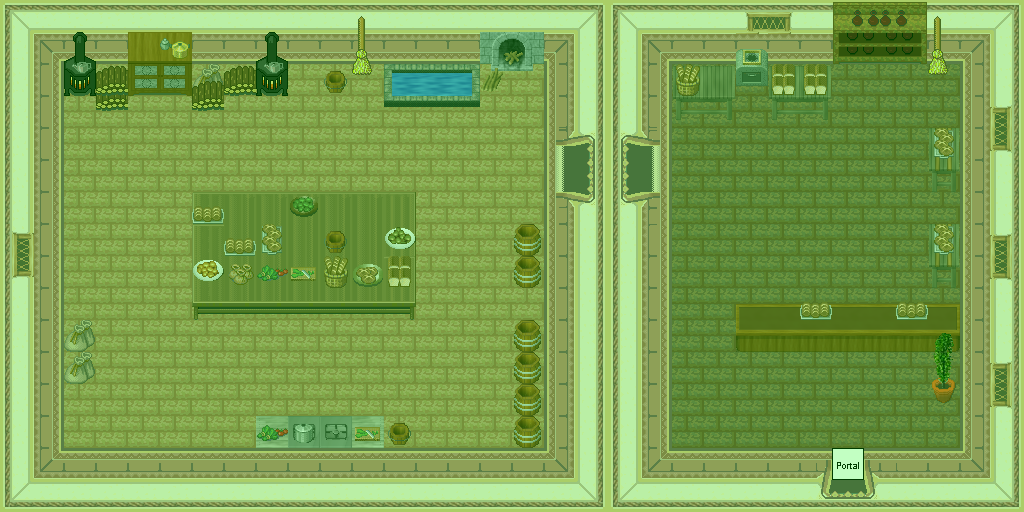

A 2D game scene composited from a Tiled map and its tileset images. What follows is a short description and the map's XML, with each tile layer's data collapsed to a summary:
An orthogonal 32x16 tile map with 32x32 px tiles, 7 tile layers (0_floor, 1_terrain, 2_object, 3_roof, ...), 1 hidden layer not drawn, 28 tilesets.

<map version="1.0" orientation="orthogonal" renderorder="right-down" width="32" height="16" tilewidth="32" tileheight="32" nextobjectid="1">
 <tileset firstgid="1" name="../../tileset/furniture/carpet/carpets_2.png" tilewidth="32" tileheight="32" tilecount="12" columns="4">
  <image source="../../tileset/furniture/carpet/carpets_2.png" trans="ff00ff" width="128" height="96" />
 </tileset>
 <tileset firstgid="13" name="../../tileset/building/wall/int_wall_pale.png" tilewidth="32" tileheight="32" tilecount="16" columns="2">
  <image source="../../tileset/building/wall/int_wall_pale.png" trans="ff00ff" width="64" height="256" />
 </tileset>
 <tileset firstgid="29" name="../../tileset/building/wall/int_wall_purple.png" tilewidth="32" tileheight="32" tilecount="20" columns="2">
  <image source="../../tileset/building/wall/int_wall_purple.png" trans="ff00ff" width="64" height="320" />
 </tileset>
 <tileset firstgid="49" name="../../tileset/furniture/kitchen/warmer.png" tilewidth="32" tileheight="32" tilecount="2" columns="1">
  <image source="../../tileset/furniture/kitchen/warmer.png" width="32" height="64" />
 </tileset>
 <tileset firstgid="51" name="../../tileset/item/logs.png" tilewidth="32" tileheight="32" tilecount="3" columns="1">
  <image source="../../tileset/item/logs.png" width="32" height="96" />
 </tileset>
 <tileset firstgid="54" name="../../tileset/furniture/table/table_with_hob.png" tilewidth="32" tileheight="32" tilecount="5" columns="5">
  <image source="../../tileset/furniture/table/table_with_hob.png" trans="ff00ff" width="160" height="32" />
 </tileset>
 <tileset firstgid="59" name="../../tileset/item/brush.png" tilewidth="32" tileheight="32" tilecount="3" columns="1">
  <image source="../../tileset/item/brush.png" width="32" height="96" />
 </tileset>
 <tileset firstgid="62" name="../../tileset/furniture/sink/dark_side_on.png" tilewidth="32" tileheight="32" tilecount="6" columns="3">
  <image source="../../tileset/furniture/sink/dark_side_on.png" trans="ff00ff" width="96" height="64" />
 </tileset>
 <tileset firstgid="68" name="../../tileset/item/pot/barrel.png" tilewidth="32" tileheight="32" tilecount="2" columns="1">
  <image source="../../tileset/item/pot/barrel.png" width="32" height="64" />
 </tileset>
 <tileset firstgid="70" name="../../tileset/building/decoration/wood_fire.png" tilewidth="32" tileheight="32" tilecount="4" columns="2">
  <image source="../../tileset/building/decoration/wood_fire.png" trans="ff00ff" width="64" height="64" />
 </tileset>
 <tileset firstgid="74" name="../../tileset/furniture/table/table_with_beer_dark.png" tilewidth="32" tileheight="32" tilecount="10" columns="5">
  <image source="../../tileset/furniture/table/table_with_beer_dark.png" trans="ff00ff" width="160" height="64" />
 </tileset>
 <tileset firstgid="84" name="../../tileset/furniture/table/grey_long.png" tilewidth="32" tileheight="32" tilecount="4" columns="2">
  <image source="../../tileset/furniture/table/grey_long.png" width="64" height="64" />
 </tileset>
 <tileset firstgid="88" name="../../tileset/plant/indoor/pot_plant.png" tilewidth="32" tileheight="32" tilecount="3" columns="1">
  <image source="../../tileset/plant/indoor/pot_plant.png" width="32" height="96" />
 </tileset>
 <tileset firstgid="91" name="../../tileset/building/window/int_windows_purple.png" tilewidth="32" tileheight="32" tilecount="16" columns="4">
  <image source="../../tileset/building/window/int_windows_purple.png" trans="ff00ff" width="128" height="128" />
 </tileset>
 <tileset firstgid="107" name="../../tileset/item/food/rustic_meals.png" tilewidth="32" tileheight="32" tilecount="2" columns="2">
  <image source="../../tileset/item/food/rustic_meals.png" trans="ff00ff" width="64" height="32" />
 </tileset>
 <tileset firstgid="109" name="../../tileset/building/entrance/pale_red_ew.png" tilewidth="32" tileheight="32" tilecount="48" columns="8">
  <image source="../../tileset/building/entrance/pale_red_ew.png" trans="ff00ff" width="256" height="192" />
 </tileset>
 <tileset firstgid="157" name="../../tileset/building/entrance/pale_red_ns.png" tilewidth="32" tileheight="32" tilecount="36" columns="9">
  <image source="../../tileset/building/entrance/pale_red_ns.png" trans="ff00ff" width="288" height="128" />
 </tileset>
 <tileset firstgid="193" name="../../tileset/furniture/shelve/pale_book_bottle_shelf.png" tilewidth="32" tileheight="32" tilecount="12" columns="3">
  <image source="../../tileset/furniture/shelve/pale_book_bottle_shelf.png" trans="ff00ff" width="96" height="128" />
 </tileset>
 <tileset firstgid="205" name="../../tileset/building/entrance/detail_ew.png" tilewidth="32" tileheight="32" tilecount="6" columns="2">
  <image source="../../tileset/building/entrance/detail_ew.png" trans="ff00ff" width="64" height="96" />
 </tileset>
 <tileset firstgid="211" name="../../tileset/logic/portal.png" tilewidth="32" tileheight="32" tilecount="7" columns="7">
  <image source="../../tileset/logic/portal.png" width="224" height="32" />
 </tileset>
 <tileset firstgid="218" name="../../tileset/logic/collision.png" tilewidth="32" tileheight="32" tilecount="1" columns="1">
  <image source="../../tileset/logic/collision.png" width="32" height="32" />
 </tileset>
 <tileset firstgid="219" name="../../tileset/logic/protection.png" tilewidth="32" tileheight="32" tilecount="2" columns="2">
  <image source="../../tileset/logic/protection.png" width="64" height="32" />
 </tileset>
 <tileset firstgid="221" name="bread" tilewidth="32" tileheight="32" tilecount="4" columns="4">
  <image source="../../tileset/item/food/bread.png" width="128" height="32" />
 </tileset>
 <tileset firstgid="225" name="pie safe" tilewidth="32" tileheight="32" tilecount="4" columns="2">
  <image source="../../tileset/furniture/kitchen/pie_safe.png" width="64" height="64" />
 </tileset>
 <tileset firstgid="229" name="items" tilewidth="32" tileheight="32" tilecount="16" columns="4">
  <image source="../../tileset/item/household/food_preparation.png" width="128" height="128" />
 </tileset>
 <tileset firstgid="245" name="table" tilewidth="32" tileheight="32" tilecount="9" columns="3">
  <image source="../../tileset/furniture/table/rectangular_with_meals.png" width="96" height="96" />
 </tileset>
 <tileset firstgid="254" name="water" tilewidth="32" tileheight="32" tilecount="24" columns="3">
  <image source="../../tileset/ground/water/water.png" width="96" height="256" />
 </tileset>
 <tileset firstgid="278" name="grey_plain" tilewidth="32" tileheight="32" tilecount="9" columns="3">
  <image source="../../tileset/furniture/table/grey_plain.png" width="96" height="96" />
 </tileset>
 <layer name="0_floor" width="32" height="16">
  <data>[512 cells, 375 non-empty, 3 distinct tile ids]</data>
 </layer>
 <layer name="1_terrain" width="32" height="16">
  <data>[512 cells, 153 non-empty, 60 distinct tile ids]</data>
 </layer>
 <layer name="2_object" width="32" height="16">
  <data>[512 cells, 189 non-empty, 61 distinct tile ids]</data>
 </layer>
 <layer name="3_roof" width="32" height="16">
  <data>[512 cells, 15 non-empty, 11 distinct tile ids]</data>
 </layer>
 <layer name="4_roof_add" width="32" height="16">
  <data>[512 cells, 2 non-empty, 1 distinct tile ids]</data>
 </layer>
 <layer name="objects" width="32" height="16">
  <data>[512 cells, 1 non-empty, 1 distinct tile ids]</data>
 </layer>
 <layer name="collision" width="32" height="16" visible="0" opacity="0.52">
  <data>[512 cells, 288 non-empty, 1 distinct tile ids]</data>
 </layer>
 <layer name="protection" width="32" height="16" opacity="0.24">
  <data>[512 cells, 512 non-empty, 1 distinct tile ids]</data>
 </layer>
</map>
